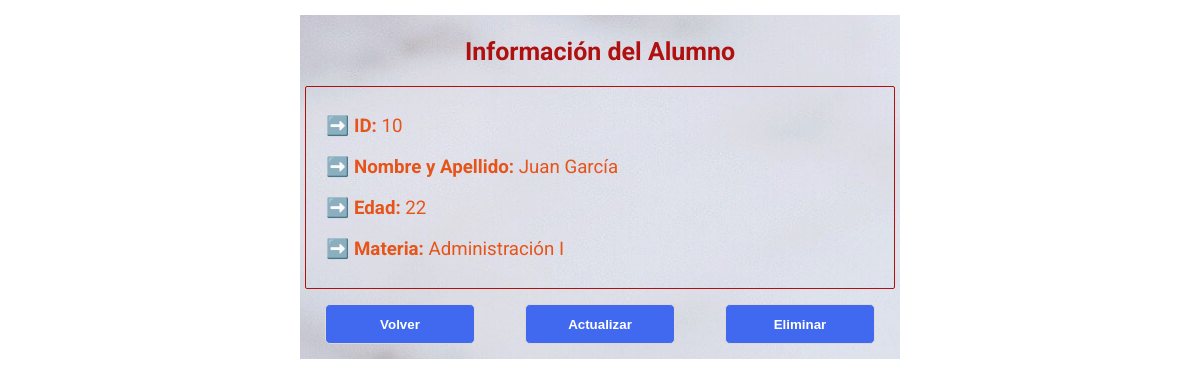
The app's page /alumno/10 with its own data.
### appuni/models.py (models this page shows)
class Alumno(models.Model):
    MATERIAS = (
        ("Programación Lógica", "Programación Lógica"),
        ("Álgebra", "Álgebra"),
        ("Programación Orientada a Objetos", "Programación Orientada a Objetos"),
        ("Administración I", "Administración I"),
        ("Contabilidad", "Contabilidad"),
        ("Principios de Economía", "Principios de Economía"),
        ("Introducción al Derecho", "Introducción al Derecho"),
        ("Teoría de la Persona", "Teoría de la Persona"),
        ("Derecho Penal I", "Derecho Penal I"),
        )
    nombre = models.CharField(max_length=128)
    edad = models.IntegerField()
    materia = models.CharField(max_length=128, choices=MATERIAS)

### appuni/views.py (the view)
# urls.py: path("alumno/<int:pk>", views.alumno, name="alumno"),
def alumno(request, pk):
    try:
        alumno = Alumno.objects.get(id=pk)
    except Alumno.DoesNotExist:
        raise Http404
    ctx = {"alumno": alumno}
    return render(request, 'appuni/alumno.html', ctx)

### appuni/templates/appuni/alumno.html (shortened to what this page needs)
{% extends "appuni/layout.html" %}
{% block content %}
<div class="contenedor">
<div class="formulario">
<h1>Información del Alumno</h1>
<div class="info">
<h3><strong>➡️ ID:</strong> {{ alumno.id }}</h3>
<h3><strong>➡️ Nombre y Apellido:</strong> {{ alumno.nombre }}</h3>
<h3><strong>➡️ Edad:</strong> {{ alumno.edad }}</h3>
<h3><strong>➡️ Materia:</strong> {{ alumno.materia }}</h3>
</div>
<div class="botones">
<a href="{% url 'index' %}"><button>Volver</button></a>
<a href="{% url 'actualizar_alumno' alumno.id %}"><button>Actualizar</button></a>
<a href="{% url 'eliminar_alumno' alumno.id %}"><button>Eliminar</button></a>
</div>
</div>
</div>
{% endblock %}

### appuni/static/appuni/estilos.css (style rules this page uses)
* { box-sizing: border-box; }
body { font-family: 'Roboto', sans-serif; margin: 15px; background-image:url(background.jpg); display: flex; justify-content: center; }
.contenedor { margin: 0; background-image: url(background2.jpg); width: 600px; }
.formulario { margin: 0; padding-top: 5px; }
.info { margin: 10px 5px; padding: 10px 5px; border: 0.5px solid rgb(175, 16, 16); border-radius: 2px; }
h1 { color: rgb(175, 16, 16); font-size: 25px; text-align: center; margin-bottom: 20px; }
h3 { color: rgb(230, 84, 26); font-weight: 400; font-size: 14; padding-left: 15px; }
.botones { display: flex; justify-content: space-around; }
.boton, button { cursor: pointer; width: 150px; height: 40px; margin: 5px 0 15px; color: white; font-weight: 700; text-decoration: none; background-color: rgb(64, 105, 240); border: 0.5px solid #dadada; border-radius: 5px; transition-duration: 0.5s; }
a { color: rgb(230, 84, 26); font-weight: 700; font-size: 14; text-decoration:underline; }

### records on screen
Alumno: id "10", nombre "Juan García", edad "22", materia "Administración I"
